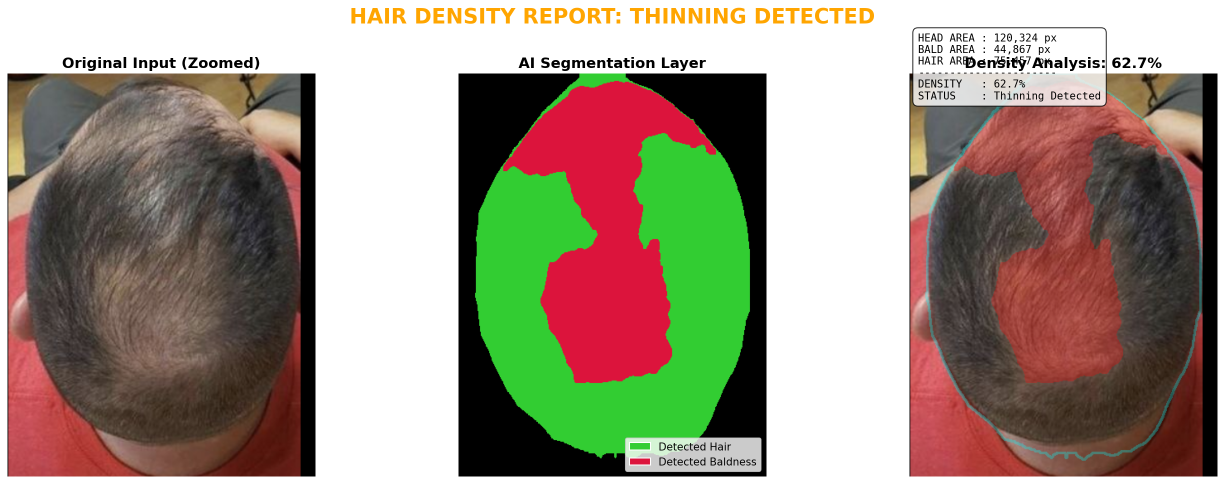
#> input picture Segmentation/V2 (with backgroung)/hair_analysis_report.png, 2448 x 968 px (shown at 1/2 size); its folder holds only this picture in this run
$ python -i fixer.py   (imports and definitions only)
#> lines starting #> are read from the running program, lines starting #| are printed output that depends on the picture; after the words box and inside, x2 and y2 are one past the last pixel; in counts of white or black regions, pixels touching at a corner belong together
import cv2
import numpy as np
import os
from tqdm import tqdm

IMAGES_DIR = '../dataset/3- resized/'
MASKS_OUTPUT_DIR = './masks/'

# [1 line not run here, left out]

def create_skin_mask(image_path):
    # 1. Read Image
    img = cv2.imread(image_path)
#> img is the input picture: shape (968, 2448, 3); mean B, G, R 128.7, 144, 155.3
    if img is None: return None
    hsv = cv2.cvtColor(img, cv2.COLOR_BGR2HSV)
#> hsv: shape (968, 2448, 3); mean H, S, V 25.8, 65.5, 168.9

    lower_skin = np.array([0, 20, 50], dtype=np.uint8)
    upper_skin = np.array([20, 255, 255], dtype=np.uint8)

    mask = cv2.inRange(hsv, lower_skin, upper_skin)
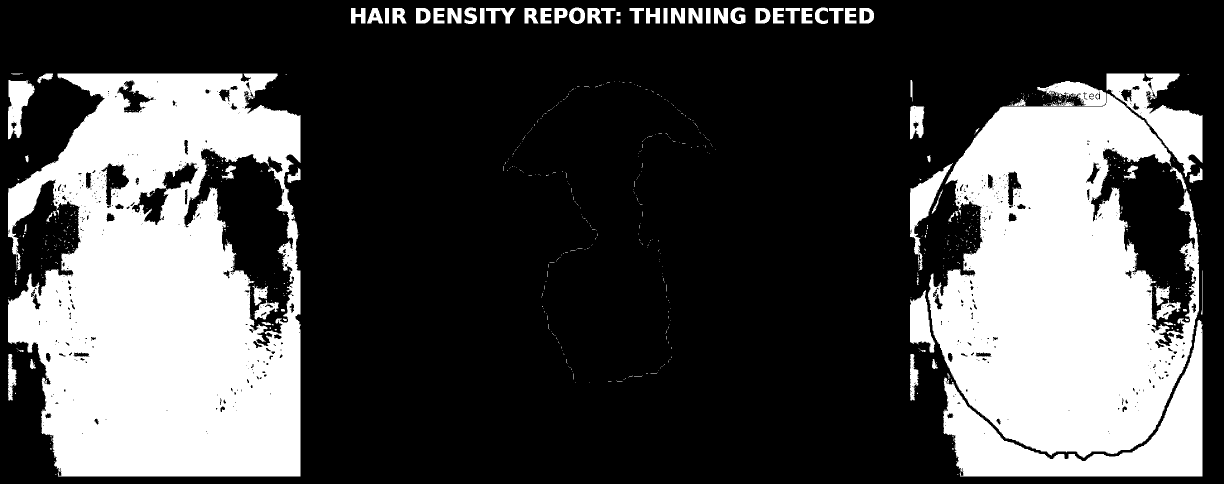
#> mask: shape (968, 2448) (shown at 1/2 size); 29.6% white; 815 white regions (735 under 20 px), largest, box (x1, y1, x2, y2) and area: (16, 147, 601, 953) 340836, (1856, 162, 2398, 916) 256883, (1886, 640, 2405, 953) 46468

    kernel = np.ones((5,5), np.uint8)

    mask = cv2.morphologyEx(mask, cv2.MORPH_OPEN, kernel, iterations=2)
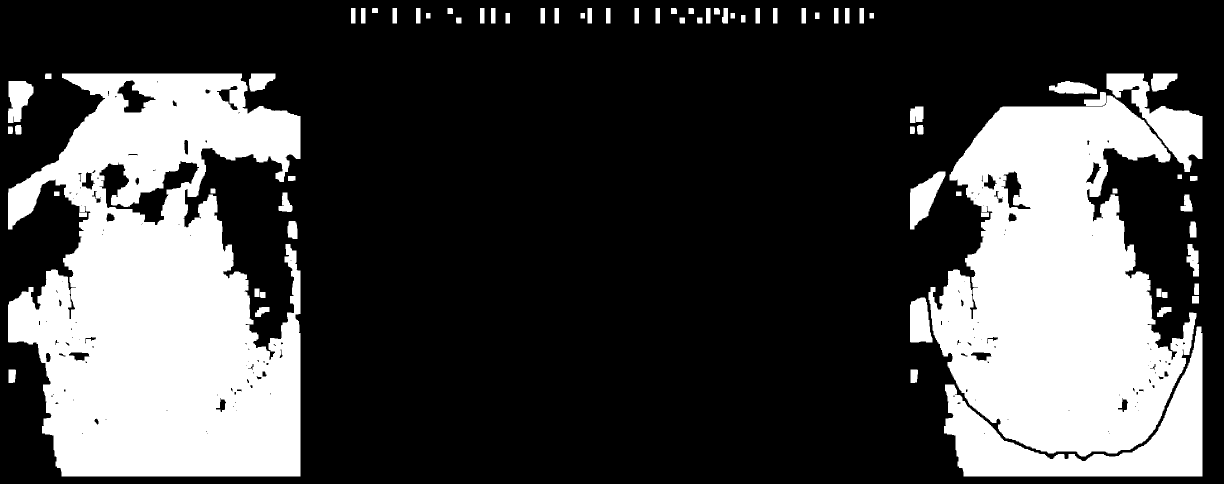
#> mask: shape (968, 2448) (shown at 1/2 size); 27.9% white; 75 white regions, largest, box (x1, y1, x2, y2) and area: (16, 147, 601, 953) 326967, (1857, 184, 2393, 913) 244256, (1888, 653, 2405, 953) 45804
    mask = cv2.morphologyEx(mask, cv2.MORPH_CLOSE, kernel, iterations=2)
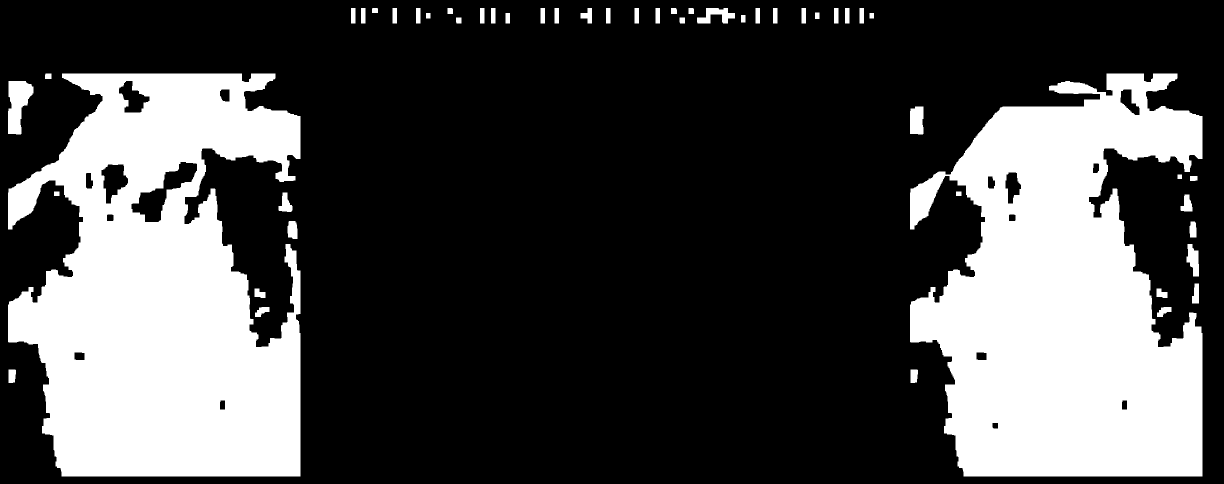
#> mask: shape (968, 2448) (shown at 1/2 size); 28.5% white; 51 white regions, largest, box (x1, y1, x2, y2) and area: (16, 147, 601, 953) 333306, (1820, 147, 2405, 953) 322750, (16, 162, 67, 269) 3561

    num_labels, labels, stats, centroids = cv2.connectedComponentsWithStats(mask, connectivity=8)
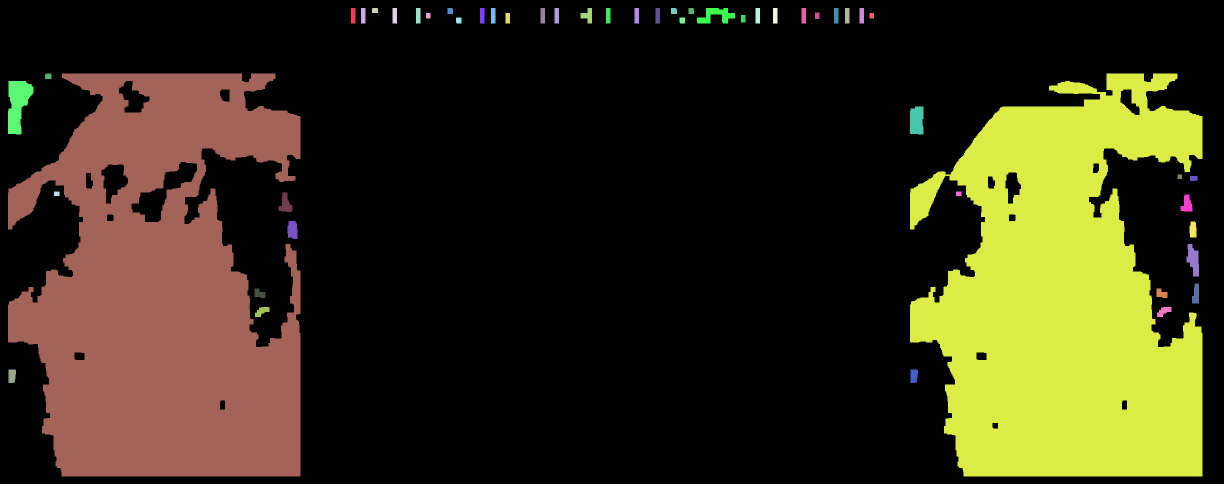
#> labels: shape (968, 2448) int32 (shown at 1/2 size); 52 distinct labels, from 0 to 51; one colour per label, 0 black
#> num_labels = 52; stats = 52 rows, first 6: [0, 0, 2448, 968, 1694326], [702, 16, 9, 31, 279], [722, 16, 9, 31, 279], [744, 16, 12, 10, 118], [785, 16, 9, 31, 279], [832, 16, 9, 31, 279]; centroids = 52 pairs, first value 23.5 to 2391.7, second value 20.58 to 751.5

    final_mask = np.zeros_like(mask)

    if num_labels > 1:
        sorted_indices = sorted(range(1, num_labels), key=lambda i: stats[i, cv2.CC_STAT_AREA], reverse=True)
#> sorted_indices = 51 values, max 51 at index 13, min 1 at index 18, mean 26
        largest_label = sorted_indices[0]
#> largest_label = 32
        final_mask[labels == largest_label] = 255

    return final_mask


def main():
    print("Starting Mask Generation...")

    files = [f for f in os.listdir(IMAGES_DIR) if f.lower().endswith(('.jpg', '.jpeg', '.png'))]

    if not files:
        print("❌ No images found in IMAGES_DIR!")
        return

    for filename in tqdm(files):
        img_path = os.path.join(IMAGES_DIR, filename)

        mask = create_skin_mask(img_path)
        if mask is not None:
            save_name = os.path.splitext(filename)[0] + ".png"
            save_path = os.path.join(MASKS_OUTPUT_DIR, save_name)
            cv2.imwrite(save_path, mask)

    print(f"\n✅ Done!")

# [2 lines not run here, left out]

>>> result = create_skin_mask('../V2 (with backgroung)/hair_analysis_report.png')
